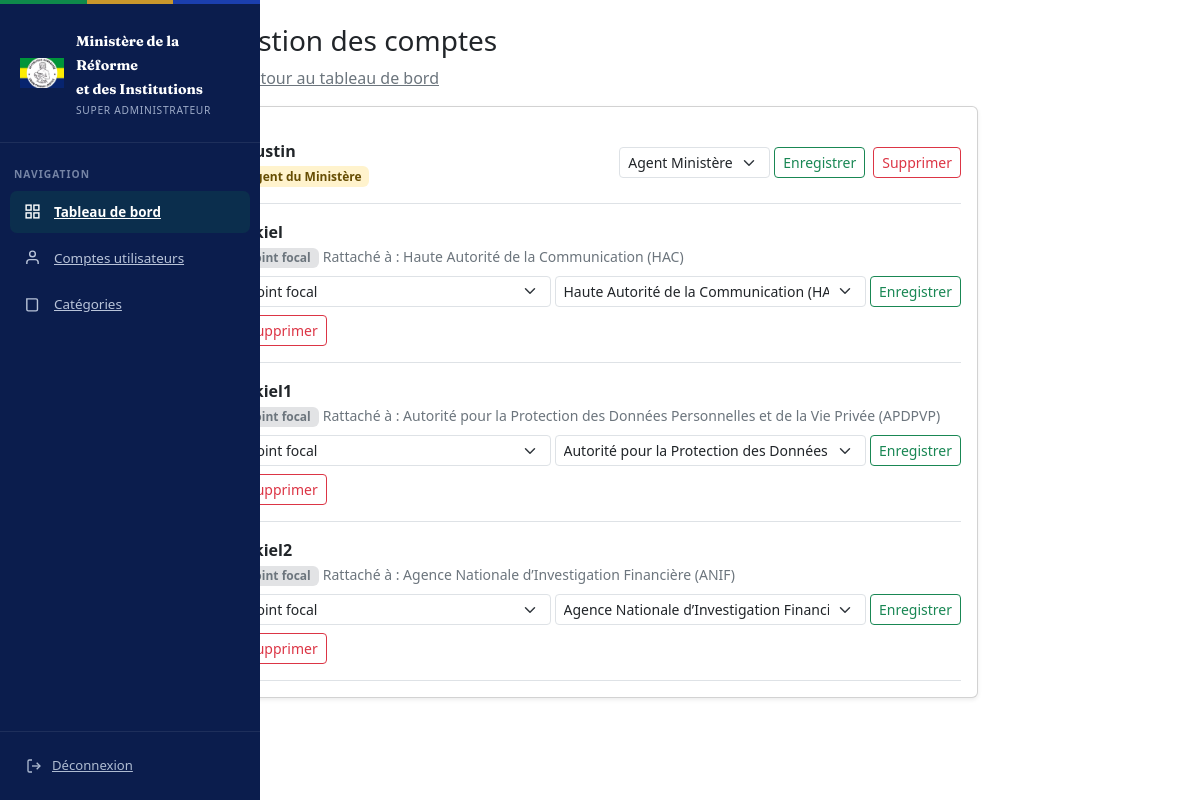
The app's page /views/super_admin/gerer_compte.php (signed in) with its own data.
### tables this page shows
CREATE TABLE IF NOT EXISTS `utilisateurs` (
  `id` int NOT NULL AUTO_INCREMENT,
  `username` varchar(20) NOT NULL,
  `password` varchar(255) NOT NULL,
  `role` enum('super_admin','agent_ministere','point_focal') NOT NULL,
  PRIMARY KEY (`id`),
  UNIQUE KEY `username` (`username`)
);

CREATE TABLE IF NOT EXISTS `structure` (
  `id_struc` int NOT NULL AUTO_INCREMENT,
  `nom_struc` varchar(200) NOT NULL,
  `adresse` varchar(255) DEFAULT NULL,
  `telephone` varchar(20) DEFAULT NULL,
  `email` varchar(100) DEFAULT NULL,
  `mission` varchar(1000) DEFAULT NULL,
  `site_web` varchar(255) DEFAULT NULL,
  `date_creation` date DEFAULT NULL,
  `directeur_general` varchar(200) DEFAULT NULL,
  `id_cat` int NOT NULL,
  `sigle` varchar(30) DEFAULT NULL,
  `id_responsable` int DEFAULT NULL,
  PRIMARY KEY (`id_struc`),
  KEY `fk_structure_categorie` (`id_cat`),
  KEY `fk_structure_responsable` (`id_responsable`)
);

### views/super_admin/gerer_compte.php (the view, shortened to what this page needs)
<?php
require_once '../../config/database.php';
$comptesStmt = $db->query("
    SELECT utilisateurs.id, utilisateurs.username, utilisateurs.role, structure.nom_struc, structure.id_struc
    FROM utilisateurs
    LEFT JOIN structure ON structure.id_responsable = utilisateurs.id
    WHERE utilisateurs.role != 'super_admin'
    ORDER BY utilisateurs.role, utilisateurs.username
");
$comptes = $comptesStmt->fetchAll(PDO::FETCH_ASSOC);
$structuresStmt = $db->query("SELECT id_struc, nom_struc FROM structure ORDER BY nom_struc");
$toutesLesStructures = $structuresStmt->fetchAll(PDO::FETCH_ASSOC);
require '../../includes/header_dashboard.php';
?>
<aside class="mrri-sidebar">
        <div class="mrri-sidebar-brand">
            <img src="../../publique/image/sceau.png" alt="Armoiries du Gabon">
            <div>
                <strong>Ministère de la Réforme<br>et des Institutions</strong>
                <small>Super administrateur</small>
            </div>
        </div>
        <div class="mrri-sidebar-section">Navigation</div>
        <ul class="mrri-sidebar-nav">
            <li>
                <a href="dashboard.php" class="mrri-sidebar-link active">
                    <span class="icon">
                        <svg width="17" height="17" viewBox="0 0 24 24" fill="none" stroke="currentColor" stroke-width="2"><rect x="3" y="3" width="7" height="7"/><rect x="14" y="3" width="7" height="7"/><rect x="3" y="14" width="7" height="7"/><rect x="14" y="14" width="7" height="7"/></svg>
                    </span>
                    Tableau de bord
                </a>
            </li>
            <li>
                <a href="gerer_compte.php" class="mrri-sidebar-link">
                    <span class="icon">
                        <svg width="17" height="17" viewBox="0 0 24 24" fill="none" stroke="currentColor" stroke-width="2"><path d="M20 21v-2a4 4 0 0 0-4-4H8a4 4 0 0 0-4 4v2"/><circle cx="12" cy="7" r="4"/></svg>
                    </span>
                    Comptes utilisateurs
                </a>
            </li>
            <li>
                <a href="gerer_categories.php" class="mrri-sidebar-link">
                    <span class="icon">
                        <svg width="17" height="17" viewBox="0 0 24 24" fill="none" stroke="currentColor" stroke-width="2"><path d="M4 4h13a2 2 0 0 1 2 2v13a2 2 0 0 1-2 2H6a2 2 0 0 1-2-2V4z"/></svg>
                    </span>
                    Catégories
                </a>
            </li>
        </ul>
        <div class="mrri-sidebar-bottom">
            <a href="../../deconnexion.php" class="mrri-sidebar-logout">
                <svg width="16" height="16" viewBox="0 0 24 24" fill="none" stroke="currentColor" stroke-width="2"><path d="M9 21H5a2 2 0 0 1-2-2V5a2 2 0 0 1 2-2h4"/><polyline points="16 17 21 12 16 7"/><line x1="21" y1="12" x2="9" y2="12"/></svg>
                Déconnexion
            </a>
        </div>
    </aside>
<main class="container my-4" style="max-width: 780px;">
    <h1 class="h3">Gestion des comptes</h1>
    <p><a href="dashboard.php" class="link-secondary">← Retour au tableau de bord</a></p>
    <div class="card shadow-sm">
        <div class="card-body">
            <?php foreach ($comptes as $compte): ?>
                <div class="d-flex flex-wrap align-items-center justify-content-between gap-2 border-bottom py-3">
                    <div>
                        <div class="fw-semibold"><?= htmlspecialchars($compte['username']) ?></div>
                        <span class="badge <?= $compte['role'] === 'point_focal' ? 'bg-secondary-subtle text-secondary' : 'bg-warning-subtle text-warning-emphasis' ?>">
                           <?= $compte['role'] === 'point_focal' ? 'Point focal' : 'Agent du Ministère' ?>
                        </span>
                        <?php if ($compte['nom_struc']): ?>
                            <span class="small text-secondary">Rattaché à : <?= htmlspecialchars($compte['nom_struc']) ?></span>
                        <?php endif; ?>
                    </div>
                    <div class="d-flex align-items-center gap-2 flex-wrap">
                        <form action="" method="post" class="d-flex align-items-center gap-1">
                            <select name="role" class="form-select form-select-sm" onchange="basculerStructure(<?= $compte['id'] ?>, this.value)">
                                <option value="point_focal" <?= $compte['role'] === 'point_focal' ? 'selected' : '' ?>>Point focal</option>
                                <option value="agent_ministere" <?= $compte['role'] === 'agent_ministere' ? 'selected' : '' ?>>Agent Ministère</option>
                            </select>
                            <select name="structure" id="structure-select-<?= $compte['id'] ?>" class="form-select form-select-sm" style="display: <?= $compte['role'] === 'point_focal' ? 'inline-block' : 'none' ?>;">
                                <?php foreach ($toutesLesStructures as $s): ?>
                                    <option value="<?= $s['id_struc'] ?>" <?= $s['id_struc'] == $compte['id_struc'] ? 'selected' : '' ?>><?= htmlspecialchars($s['nom_struc']) ?></option>
                                <?php endforeach; ?>
                            </select>
                            <button type="submit" class="btn btn-outline-success btn-sm">Enregistrer</button>
                        </form>
                        <form action="" method="post" onsubmit="return confirm('Supprimer définitivement ce compte ?');">
                            <button type="submit" class="btn btn-outline-danger btn-sm">Supprimer</button>
                        </form>
                    </div>
                </div>
            <?php endforeach; ?>
        </div>
    </div>
</main>
<?php require '../../includes/footer_dashboard.php'; ?>

### publique/css/dashboard.css (style rules this page uses)
:root { --mrri-vert: #0F8A4B; --mrri-vert-fonce: #0B6B3A; --mrri-vert-clair: #E8F6EF; --mrri-bleu: #1B3FAE; --mrri-bleu-fonce: #142F86; --mrri-bleu-nuit: #0B1D4D; --mrri-bleu-clair: #EAF0FF; --mrri-or: #C9972C; --mrri-or-fonce: #9D741E; --mrri-or-clair: #FBF4E3; --mrri-fond: #F5F7FA; --mrri-blanc: #FFFFFF; --mrri-encre: #182033; --mrri-texte: #566176; --mrri-texte-leger: #8791A5; --mrri-bordure: #E3E7EF; --mrri-danger: #C93C3C; --mrri-danger-clair: #FCECEC; --mrri-warning: #C9972C; --mrri-warning-clair: #FBF4E3; --mrri-success: #0F8A4B; --mrri-success-clair: #E8F6EF; --mrri-radius: 10px; --mrri-radius-sm: 7px; --mrri-shadow: 0 2px 8px rgba(11, 29, 77, .05); --mrri-shadow-hover: 0 8px 24px rgba(11, 29, 77, .09); --mrri-sidebar-width: 260px; --mrri-transition: .2s ease; }
.mrri-sidebar { position: fixed; top: 0; left: 0; bottom: 0; width: var(--mrri-sidebar-width); background: var(--mrri-bleu-nuit); color: #fff; display: flex; flex-direction: column; z-index: 1000; overflow-y: auto; }
.mrri-sidebar::before { content: ""; display: block; height: 4px; flex-shrink: 0; background: linear-gradient(90deg, var(--mrri-vert) 0 33.33%, var(--mrri-or) 33.33% 66.66%, var(--mrri-bleu) 66.66% 100%); }
.mrri-sidebar-brand { display: flex; align-items: center; gap: 12px; padding: 24px 20px; border-bottom: 1px solid rgba(255, 255, 255, .08); }
.mrri-sidebar-brand img { width: 44px; height: 44px; object-fit: contain; }
.mrri-sidebar-brand strong { color: #fff; font-family: "Fraunces", Georgia, serif; font-size: .88rem; line-height: 1.25; }
.mrri-sidebar-brand small { display: block; margin-top: 3px; color: #9EACC9; font-size: .64rem; text-transform: uppercase; letter-spacing: .07em; }
.mrri-sidebar-section { padding: 24px 14px 8px; color: #7584A5; font-size: .64rem; font-weight: 700; letter-spacing: .1em; text-transform: uppercase; }
.mrri-sidebar-nav { list-style: none; padding: 0 10px; margin: 0; }
.mrri-sidebar-nav li { margin-bottom: 4px; }
.mrri-sidebar-link { display: flex; align-items: center; gap: 12px; padding: 11px 12px; border-radius: 7px; color: #B9C4D9; font-size: .84rem; font-weight: 500; transition: background var(--mrri-transition), color var(--mrri-transition); }
.mrri-sidebar-link.active { background: rgba(15, 138, 75, .16); color: #fff; font-weight: 600; }
.mrri-sidebar-link .icon { width: 20px; display: inline-flex; align-items: center; justify-content: center; }
.mrri-sidebar-bottom { margin-top: auto; padding: 14px; border-top: 1px solid rgba(255, 255, 255, .08); }
.mrri-sidebar-logout { display: flex; align-items: center; gap: 10px; padding: 10px 12px; color: #AEBBD1; font-size: .82rem; border-radius: 7px; }

### records on screen
utilisateurs: username "faustin", shows "Agent du Ministère", role "Agent Ministère"
structure: id_responsable.username "jokiel", shows "Point focal", nom_struc "Haute Autorité de la Communication (HAC)", role "Point focal"
structure: id_responsable.username "jokiel1", shows "Point focal", nom_struc "Autorité pour la Protection des Données Personnelles et de la Vie Privée (APDPVP)", role "Point focal"
structure: id_responsable.username "jokiel2", shows "Point focal", nom_struc "Agence Nationale d’Investigation Financière (ANIF)", role "Point focal"

### other values on screen
form field structure "Haute Autorité de la Communication (HAC)"
form field structure "Autorité pour la Protection des Données Personnelles et de la Vie Privée (APDPVP)"
form field structure "Agence Nationale d’Investigation Financière (ANIF)"
